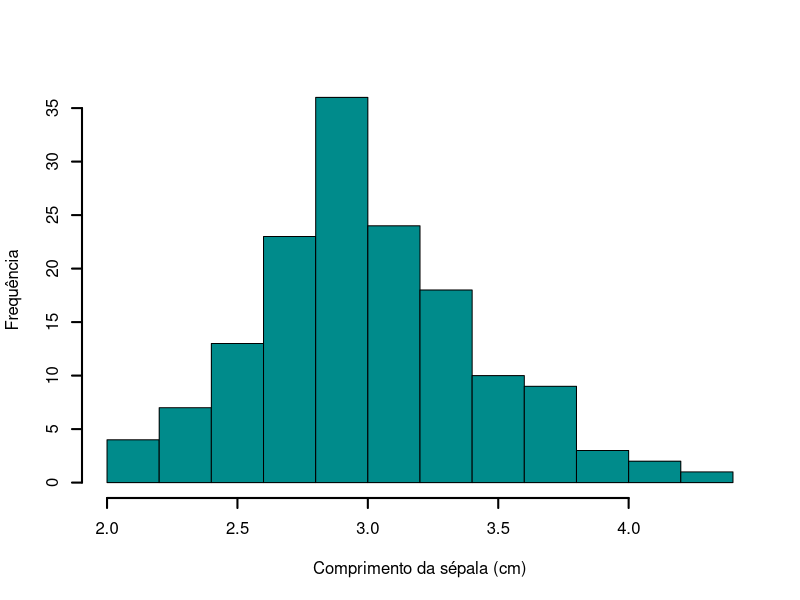
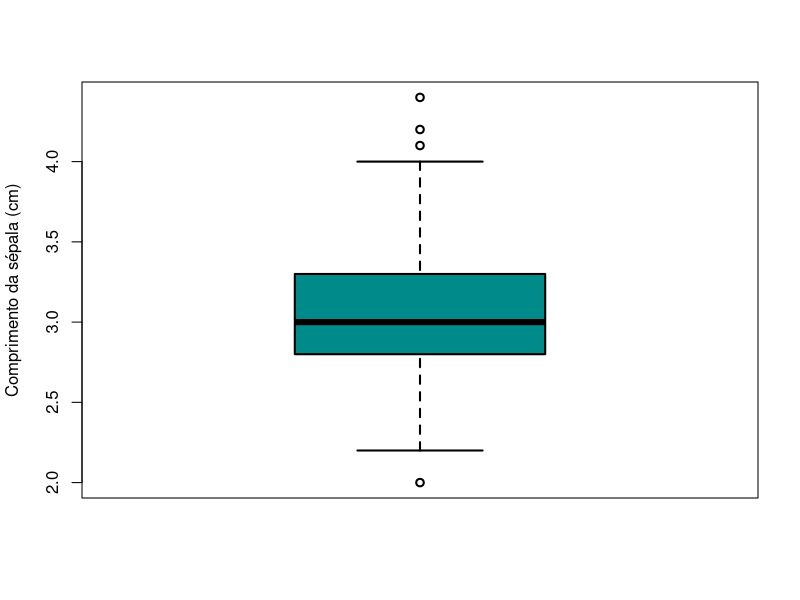
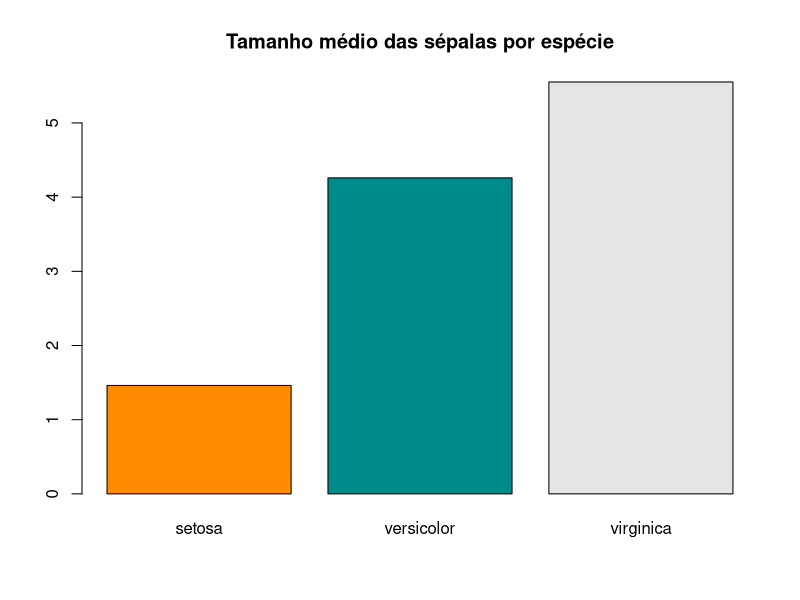
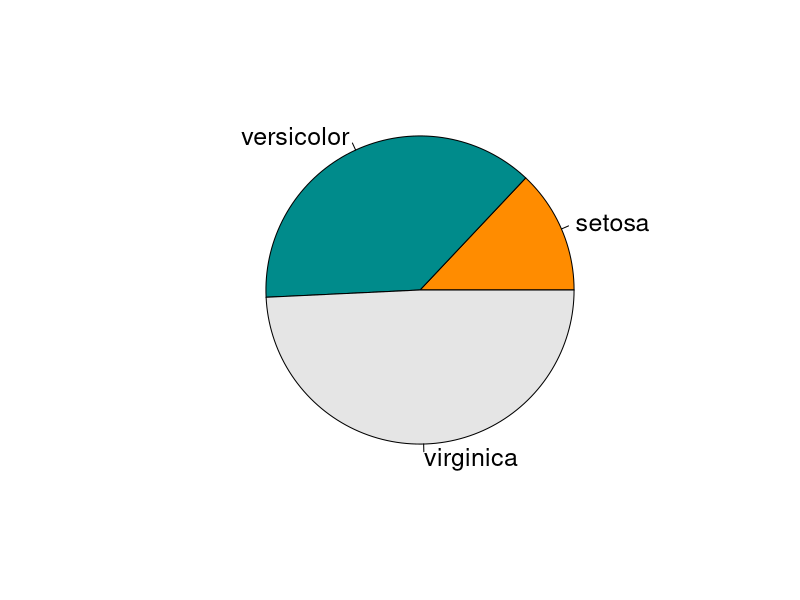
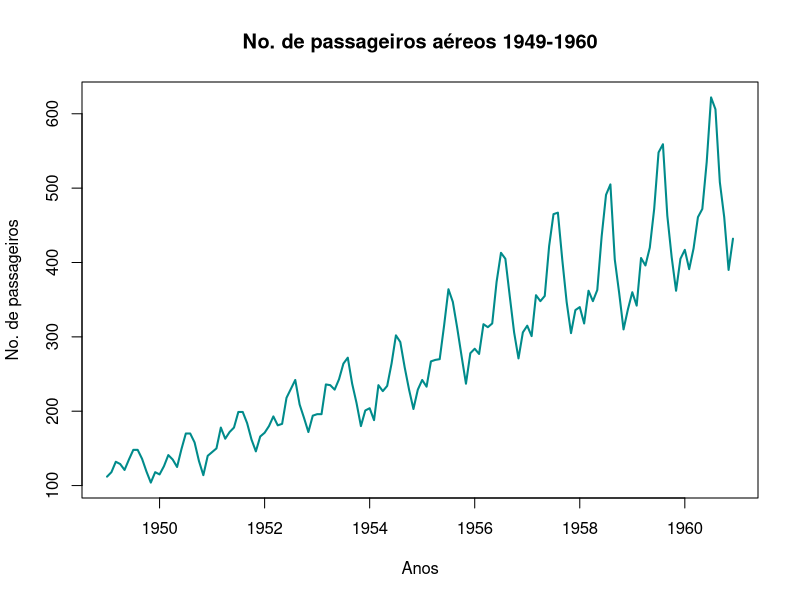
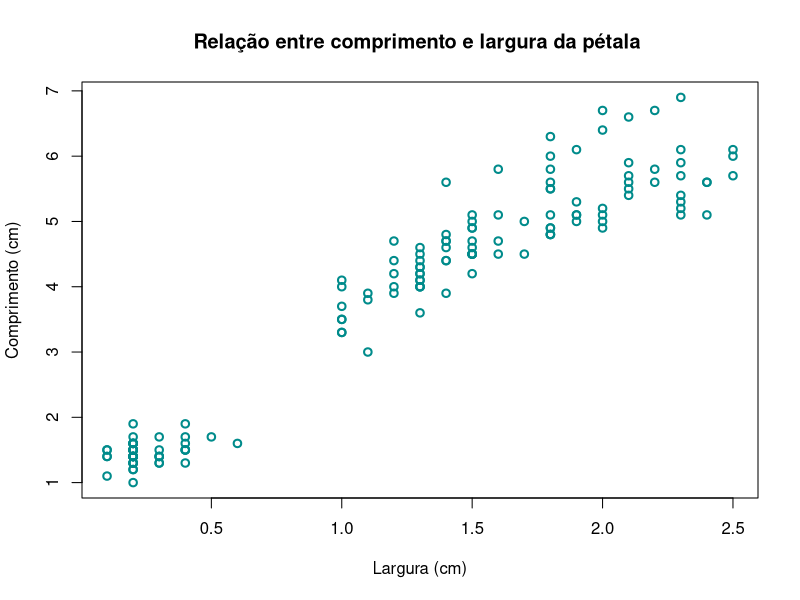

The R script that drew these images, in order: (Note: this script raises an error after producing the figures.)
## ---- chunk 1

library(kableExtra)
library(dplyr)

## ---- chunk 2

hist(iris$Sepal.Width, main="", xlab="Comprimento da sépala (cm)", ylab="Frequência", lwd =2, col = 'cyan4')

## ---- chunk 3

boxplot(iris$Sepal.Width, ylab="Comprimento da sépala (cm)", lwd =2, col = 'cyan4')

## ---- chunk 4
data(iris)

tmp <- tapply(iris$Petal.Length, iris$Species, mean)

barplot(tmp, 
        col = c("darkorange", "cyan4", "gray90"),
        main = "Tamanho médio das sépalas por espécie")


## ---- chunk 5

tmp <- tapply(iris$Petal.Length, iris$Species, mean)
pie(tmp, col=c("darkorange", "cyan4", "gray90"), cex = 1.5)

## ---- chunk 6
data(AirPassengers)

plot(AirPassengers,
     main="No. de passageiros aéreos 1949-1960", xlab="Anos", ylab="No. de passageiros", lwd =2, col = 'cyan4')

## ---- chunk 7

plot(iris$Petal.Length~iris$Petal.Width,
     main="Relação entre comprimento e largura da pétala ", xlab="Largura (cm)", ylab="Comprimento (cm)", lwd =2, col = 'cyan4')
## ---- chunk 8
knitr::include_graphics("Figuras/tipos_de_graficos.png")
